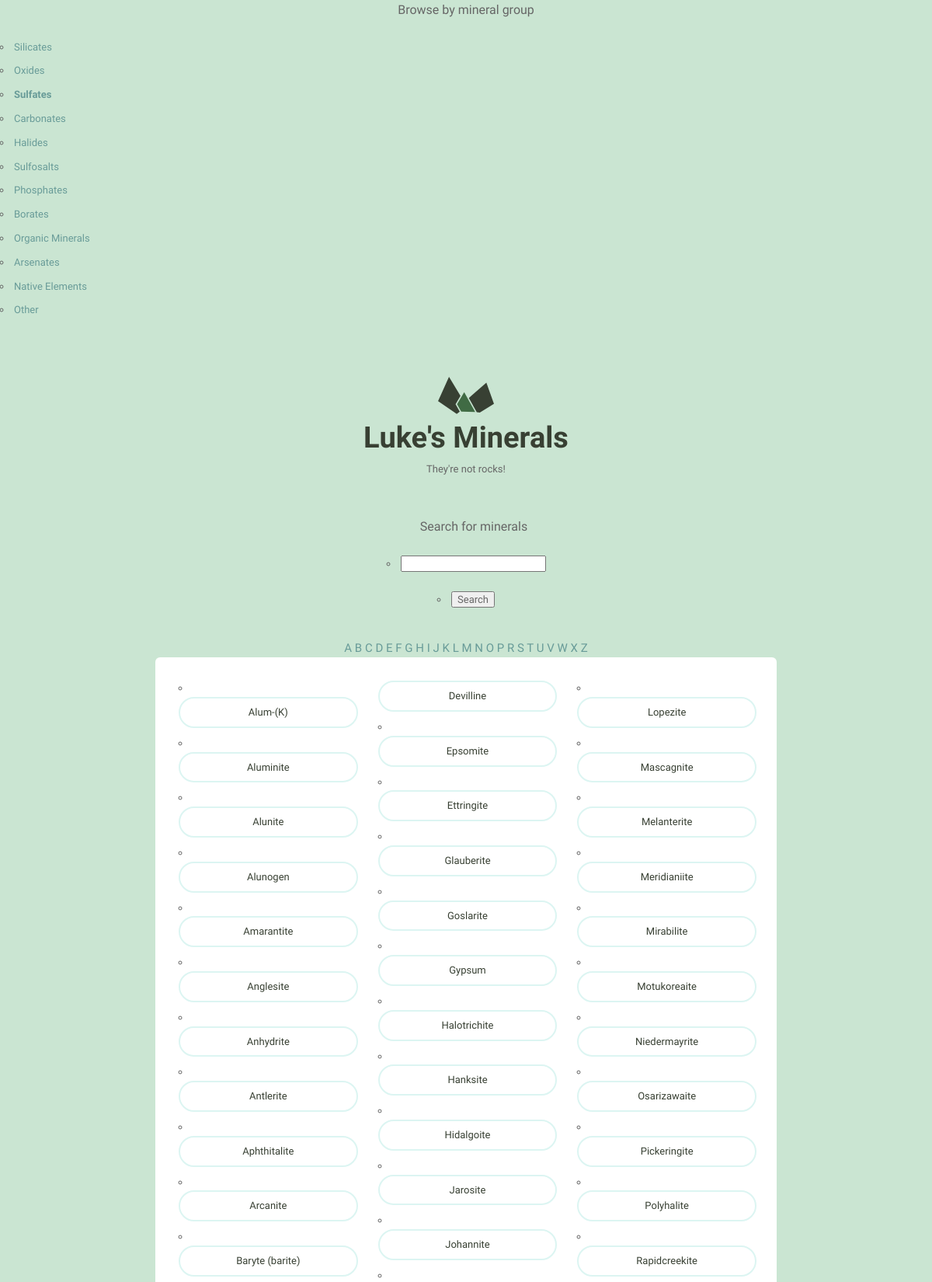
The app's page /minerals/group/Sulfates/ (upper part) with its own data.
### minerals/models.py (models this page shows, shortened)
class Mineral(models.Model):
    name = models.CharField(max_length=255)
    image_filename = models.CharField(max_length=255)
    image_caption = models.CharField(max_length=255)
    category = models.CharField(max_length=255)
    formula = models.CharField(max_length=255)
    strunz_classification = models.CharField(max_length=255)
    color = models.CharField(max_length=255)
    crystal_system = models.CharField(max_length=255)
    unit_cell = models.CharField(max_length=255)
    crystal_symmetry = models.CharField(max_length=255)
    cleavage = models.CharField(max_length=255)
    mohs_scale_hardness = models.CharField(max_length=255)
    luster = models.CharField(max_length=255)
    streak = models.CharField(max_length=255)
    diaphaneity = models.CharField(max_length=255)
    optical_properties = models.CharField(max_length=255)
    refractive_index = models.CharField(max_length=255)
    crystal_habit = models.CharField(max_length=255)
    specific_gravity = models.CharField(max_length=255)
    group = models.CharField(max_length=255)

### minerals/views.py (the view)
# urls.py: url(r'^group/(?P<group_name>[\w\ ]+)/$', views.mineral_group_list, name='group_list'),
def mineral_group_list(request, group_name):
    minerals = Mineral.objects.filter(group__icontains=group_name)
    return render(request, 'minerals/index.html',
                  {'minerals': minerals,
                   'letter': 'ZZ',
                   'alphabet': alphabet,
                   'groups': groups,
                   'group_name': group_name
                  })

### minerals/templates/minerals/index.html
{% extends "layout.html" %}
{% load static %}
{% load static from staticfiles %}
{% block content %}
    <div class="minerals__container">
        <ul>
        {% for mineral in minerals %}
            <li class="minerals__item">
              <a class="minerals__anchor" href="{% url 'minerals:detail' pk=mineral.pk %}">{{ mineral.name }}</a>
            </li>
        {% endfor %}
        </ul>
    </div>
{% endblock %}

### assets/css/global.css (style rules this page uses)
html { font-family: sans-serif; -ms-text-size-adjust: 100%; -webkit-text-size-adjust: 100%; }
body { margin: 0; }
a { background-color: transparent; }
html { font-size: 62.5%; }
body { background-color: #CAE5D2; font-size: 1.5em; line-height: 1.6; font-weight: 400; font-family: "Cousine"; color: #666; }
a { color: #689b98; text-decoration: none; -webkit-transition: color 0.2s; -moz-transition: color 0.2s; -ms-transition: color 0.2s; -o-transition: color 0.2s; transition: color 0.2s; }
ul { list-style: circle inside; padding-left: 0; margin-top: 0; }
li { margin-bottom: 1rem; font-size: 1.3rem; }
table, p, ul { margin-bottom: 2.5rem; }
.minerals__container { background-color: #fff; border-radius: 6px; list-style: none; padding: 30px 30px 20px 30px; -webkit-column-gap: 30px; -moz-column-gap: 30px; column-gap: 30px; }
@media (min-width: 640px) { .minerals__container { -webkit-column-count: 3; -moz-column-count: 3; column-count: 3; } }
.minerals__anchor { border: solid 2px #DCF5F2; border-radius: 100px; color: #384033; display: block; font-size: 13px; text-align: center; padding: 8px 0 7px 0; width: 100%; transition: background-color 200ms ease-in-out, font-weight 200ms ease-in-out, color 200ms ease-in-out; }

### records on screen
Mineral: name "Alum-(K)"
Mineral: name "Aluminite"
Mineral: name "Alunite"
Mineral: name "Alunogen"
Mineral: name "Amarantite"
Mineral: name "Anglesite"
Mineral: name "Anhydrite"
Mineral: name "Antlerite"
Mineral: name "Aphthitalite"
Mineral: name "Arcanite"
Mineral: name "Baryte (barite)"
Mineral: name "Devilline"
Mineral: name "Epsomite"
Mineral: name "Ettringite"
Mineral: name "Glauberite"
Mineral: name "Goslarite"
Mineral: name "Gypsum"
Mineral: name "Halotrichite"
Mineral: name "Hanksite"
Mineral: name "Hidalgoite"
Mineral: name "Jarosite"
Mineral: name "Johannite"
Mineral: name "Lopezite"
Mineral: name "Mascagnite"
Mineral: name "Melanterite"
Mineral: name "Meridianiite"
Mineral: name "Mirabilite"
Mineral: name "Motukoreaite"
Mineral: name "Niedermayrite"
Mineral: name "Osarizawaite"
Mineral: name "Pickeringite"
Mineral: name "Polyhalite"
Mineral: name "Rapidcreekite"

### other values on screen
{{ group }} "Silicates" "Oxides" "Sulfates" "Carbonates" "Halides" "Sulfosalts" "Phosphates" "Borates" "Organic Minerals" "Arsenates" "Native Elements" "Other"
{{ character }} "A" "B" "C" "D" "E" "F" "G" "H" "I" "J" "K" "L" "M" "N" "O" "P" "R" "S" "T" "U" "V" "W" "X" "Z"
